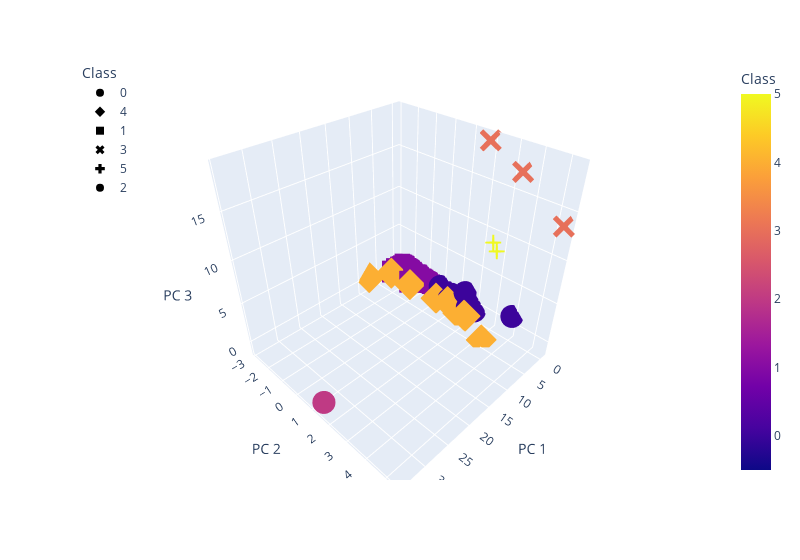

Notebook code cell kept with this figure:
### Markdown cell above
### Visualizing Results

#### 3D-Scatter with Clusters

### Code cell
# Create a 3D-Scatter with the PCA data and the clusters
fig = px.scatter_3d(
    clustered_df,
    x="PC 1",
    y="PC 2",
    z="PC 3",
    color="Class",
    symbol="Class",
    hover_name="CoinName",
    hover_data=["Algorithm"],
    width=800,
)
fig.update_layout(legend=dict(x=0, y=1))
fig.show()

### Figure 1 — Plotly figure (JSON) as saved in the notebook; plotly's stock layout.template omitted (floating-point values rounded to 4 significant figures; data arrays with more than 128 entries replaced by an {"elided": "..."} marker saying what was removed)
{"data": [{"customdata": {"elided": "278x1 str values"}, "hovertemplate": "<b>%{hovertext}</b><br><br>Class=%{marker.color}<br>PC 1=%{x}<br>PC 2=%{y}<br>PC 3=%{z}<br>Algorithm=%{customdata[0]}<extra></extra>", "hovertext": {"elided": "278 str values"}, "legendgroup": "0", "marker": {"color": {"elided": "278 int values"}, "coloraxis": "coloraxis", "symbol": "circle"}, "mode": "markers", "name": "0", "scene": "scene", "showlegend": true, "type": "scatter3d", "x": {"elided": "278 float values"}, "y": {"elided": "278 float values"}, "z": {"elided": "278 float values"}}, {"customdata": [["X13"], ["CryptoNight"], ["DPoS"], ["Scrypt"], ["VeChainThor Authority"], ["DPoS"], ["CryptoNight"], ["Semux BFT consensus"], ["Scrypt"], ["DPoS"], ["DPoS"], ["DPoS"], ["DPoS"], ["SHA-256"]], "hovertemplate": "<b>%{hovertext}</b><br><br>Class=%{marker.color}<br>PC 1=%{x}<br>PC 2=%{y}<br>PC 3=%{z}<br>Algorithm=%{customdata[0]}<extra></extra>", "hovertext": ["EliteCoin", "ByteCoin", "ARK", "gCn Coin", "Vechain", "Lamden Tau", "TurtleCoin", "Semux", "Lynx", "ALAX", "Lisk", "EOS", "Oxycoin", "ZEPHYR"], "legendgroup": "4", "marker": {"color": [4, 4, 4, 4, 4, 4, 4, 4, 4, 4, 4, 4, 4, 4], "coloraxis": "coloraxis", "symbol": "diamond"}, "mode": "markers", "name": "4", "scene": "scene", "showlegend": true, "type": "scatter3d", "x": [2.31, 3.874, 3.651, 3.27, 4.343, 3.656, 8.077, 3.823, 2.305, 3.668, 3.651, 3.661, 3.662, 2.43], "y": [1.576, -2.357, 2.154, -1.225, 3.292, 2.153, -2.871, 2.243, 0.2476, 2.153, 2.154, 2.154, 2.154, 0.9649], "z": [-0.6675, 0.3732, 0.3526, -0.05986, -1.141, 0.3525, 0.329, 0.4233, -0.3681, 0.3522, 0.3526, 0.3523, 0.3523, 0.1679]}, {"customdata": {"elided": "235x1 str values"}, "hovertemplate": "<b>%{hovertext}</b><br><br>Class=%{marker.color}<br>PC 1=%{x}<br>PC 2=%{y}<br>PC 3=%{z}<br>Algorithm=%{customdata[0]}<extra></extra>", "hovertext": {"elided": "235 str values"}, "legendgroup": "1", "marker": {"color": {"elided": "235 int values"}, "coloraxis": "coloraxis", "symbol": "square"}, "mode": "markers", "name": "1", "scene": "scene", "showlegend": true, "type": "scatter3d", "x": {"elided": "235 float values"}, "y": {"elided": "235 float values"}, "z": {"elided": "235 float values"}}, {"customdata": [["Proof-of-BibleHash"], ["Proof-of-Authority"], ["Leased POS"]], "hovertemplate": "<b>%{hovertext}</b><br><br>Class=%{marker.color}<br>PC 1=%{x}<br>PC 2=%{y}<br>PC 3=%{z}<br>Algorithm=%{customdata[0]}<extra></extra>", "hovertext": ["BiblePay", "Poa Network", "Waves"], "legendgroup": "3", "marker": {"color": [3, 3, 3], "coloraxis": "coloraxis", "symbol": "x"}, "mode": "markers", "name": "3", "scene": "scene", "showlegend": true, "type": "scatter3d", "x": [-0.3603, -0.3998, -0.2983], "y": [5.359, 3.425, 1.924], "z": [13.63, 17.17, 19.05]}, {"customdata": [["SHA-256 + Hive"], ["ECC 256K1"]], "hovertemplate": "<b>%{hovertext}</b><br><br>Class=%{marker.color}<br>PC 1=%{x}<br>PC 2=%{y}<br>PC 3=%{z}<br>Algorithm=%{customdata[0]}<extra></extra>", "hovertext": ["LitecoinCash", "Acute Angle Cloud"], "legendgroup": "5", "marker": {"color": [5, 5], "coloraxis": "coloraxis", "symbol": "cross"}, "mode": "markers", "name": "5", "scene": "scene", "showlegend": true, "type": "scatter3d", "x": [-0.3244, -0.3218], "y": [2.788, 2.571], "z": [8.181, 8.981]}, {"customdata": [["TRC10"]], "hovertemplate": "<b>%{hovertext}</b><br><br>Class=%{marker.color}<br>PC 1=%{x}<br>PC 2=%{y}<br>PC 3=%{z}<br>Algorithm=%{customdata[0]}<extra></extra>", "hovertext": ["BitTorrent"], "legendgroup": "2", "marker": {"color": [2], "coloraxis": "coloraxis", "symbol": "circle"}, "mode": "markers", "name": "2", "scene": "scene", "showlegend": true, "type": "scatter3d", "x": [34.15], "y": [1.435], "z": [-0.3633]}], "layout": {"coloraxis": {"colorbar": {"title": {"text": "Class"}}, "colorscale": [[0, "#0d0887"], [0.1111, "#46039f"], [0.2222, "#7201a8"], [0.3333, "#9c179e"], [0.4444, "#bd3786"], [0.5556, "#d8576b"], [0.6667, "#ed7953"], [0.7778, "#fb9f3a"], [0.8889, "#fdca26"], [1, "#f0f921"]]}, "legend": {"title": {"text": "Class"}, "tracegroupgap": 0, "x": 0, "y": 1}, "margin": {"t": 60}, "scene": {"domain": {"x": [0, 1], "y": [0, 1]}, "xaxis": {"title": {"text": "PC 1"}}, "yaxis": {"title": {"text": "PC 2"}}, "zaxis": {"title": {"text": "PC 3"}}}, "width": 800}}
